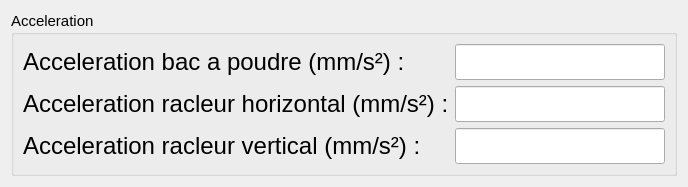
       <widget class="QWidget" name="acceleration">
        <attribute name="title">
         <string>Acceleration</string>
        </attribute>
        <layout class="QVBoxLayout" name="verticalLayout_5">
         <item>
          <widget class="QGroupBox" name="groupBox_10">
           <property name="font">
            <font>
             <pointsize>11</pointsize>
            </font>
           </property>
           <property name="title">
            <string>Acceleration</string>
           </property>
           <layout class="QFormLayout" name="formLayout_3">
            <item row="0" column="0">
             <widget class="QLabel" name="label_8">
              <property name="font">
               <font>
                <pointsize>18</pointsize>
               </font>
              </property>
              <property name="text">
               <string>Acceleration bac a poudre (mm/s²) :</string>
              </property>
             </widget>
            </item>
            <item row="1" column="0">
             <widget class="QLabel" name="label_6">
              <property name="font">
               <font>
                <pointsize>18</pointsize>
               </font>
              </property>
              <property name="text">
               <string>Acceleration racleur horizontal (mm/s²) :</string>
              </property>
             </widget>
            </item>
            <item row="1" column="1">
             <widget class="QLineEdit" name="chariot_acceleration">
              <property name="maximumSize">
               <size>
                <width>16777215</width>
                <height>1000</height>
               </size>
              </property>
              <property name="font">
               <font>
                <pointsize>18</pointsize>
               </font>
              </property>
             </widget>
            </item>
            <item row="2" column="0">
             <widget class="QLabel" name="label_7">
              <property name="font">
               <font>
                <pointsize>18</pointsize>
               </font>
              </property>
              <property name="text">
               <string>Acceleration racleur vertical (mm/s²) :</string>
              </property>
             </widget>
            </item>
            <item row="2" column="1">
             <widget class="QLineEdit" name="lit_acceleration">
              <property name="maximumSize">
               <size>
                <width>16777215</width>
                <height>1000</height>
               </size>
              </property>
              <property name="font">
               <font>
                <pointsize>18</pointsize>
               </font>
              </property>
             </widget>
            </item>
            <item row="0" column="1">
             <widget class="QLineEdit" name="poudre_acceleration">
              <property name="maximumSize">
               <size>
                <width>16777215</width>
                <height>1000</height>
               </size>
              </property>
              <property name="font">
               <font>
                <pointsize>18</pointsize>
               </font>
              </property>
             </widget>
            </item>
           </layout>
          </widget>
         </item>
        </layout>
       </widget>
